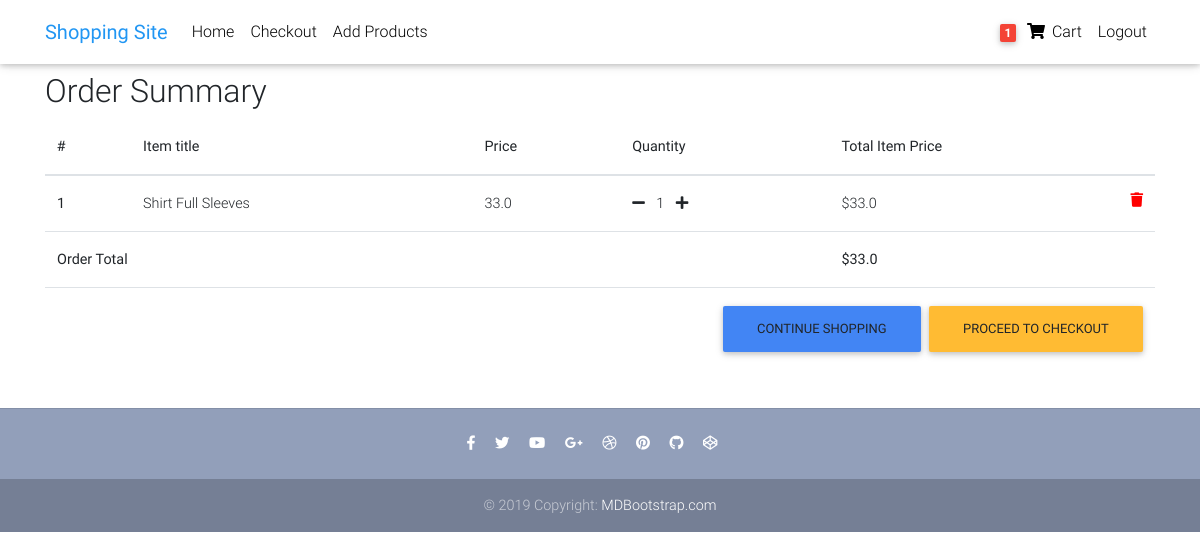
Page /order-summary/ (signed in) on the earlier database version.
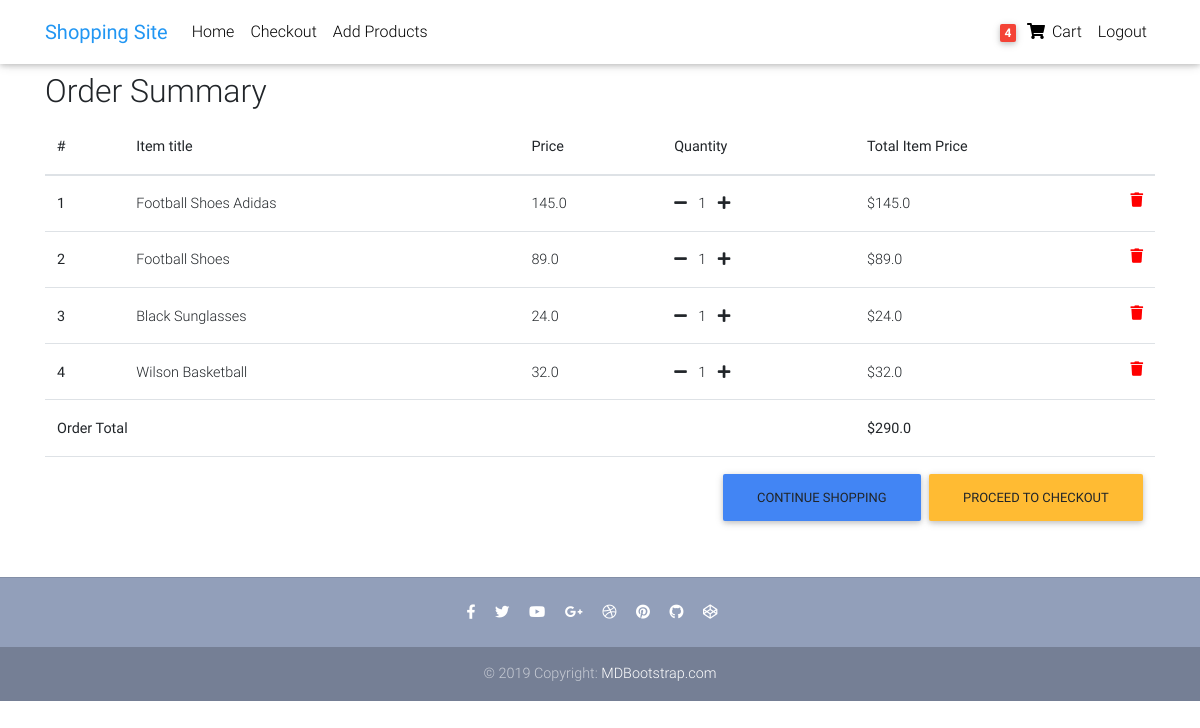
Same page on the later database version.
### core/models.py (models this page shows, shortened)
class Order(models.Model):
    user = models.ForeignKey(settings.AUTH_USER_MODEL,
                             on_delete=models.CASCADE)
    ref_code = models.CharField(max_length=20, blank=True, null=True)
    items = models.ManyToManyField(OrderItem)
    start_date = models.DateTimeField(auto_now_add=True)
    ordered_date = models.DateTimeField()
    ordered = models.BooleanField(default=False)
    shipping_address = models.ForeignKey(
        'Address', related_name='shipping_address', on_delete=models.SET_NULL, blank=True, null=True)
    billing_address = models.ForeignKey(
        'Address', related_name='billing_address', on_delete=models.SET_NULL, blank=True, null=True)
    received = models.BooleanField(default=False)
    def get_total(self):
        total = 0
        for order_item in self.items.all():
            total += order_item.get_final_price()
        return total

class OrderItem(models.Model):
    user = models.ForeignKey(settings.AUTH_USER_MODEL,
                             on_delete=models.CASCADE)
    ordered = models.BooleanField(default=False)
    item = models.ForeignKey(Item, on_delete=models.CASCADE)
    quantity = models.IntegerField(default=1)
    def get_total_item_price(self):
        return self.quantity * self.item.price
    def get_final_price(self):
        return self.get_total_item_price()

class Item(models.Model):
    title = models.CharField(max_length=100)
    price = models.FloatField()
    category = models.CharField(choices=CATEGORY_CHOICES, max_length=2)
    label = models.CharField(choices=LABEL_CHOICES, max_length=1)
    description = models.TextField()
    image = models.ImageField(upload_to='images/')
    slug = models.SlugField(unique=True)

### core/views.py (the view)
# urls.py: path('order-summary/', OrderSummaryView.as_view(), name='order-summary'),
class OrderSummaryView(LoginRequiredMixin, View):
    def get(self, *args, **kwargs):
        try:
            order = Order.objects.get(user=self.request.user, ordered=False)
            context = {
                'object': order
            }
            return render(self.request, 'order_summary.html', context)
        except ObjectDoesNotExist:
            messages.warning(self.request, "You do not have an active order")
            return redirect("/")

### core/templatetags/cart_template_tags.py (called while the page is built)
@register.filter
def cart_item_count(user):
    if user.is_authenticated:
        qs = Order.objects.filter(user=user, ordered=False)
        if qs.exists():
            return qs[0].items.count()
    return 0

### templates/order_summary.html (shortened to what this page needs)
{% extends "base.html" %}
{% block content %}
<main>
    <div class="container">
        <div class="table-responsive text-nowrap">
            <h2>Order Summary</h2>
            <table class="table">
                <thead>
                    <tr>
                        <th scope="col">#</th>
                        <th scope="col">Item title</th>
                        <th scope="col">Price</th>
                        <th scope="col">Quantity</th>
                        <th scope="col">Total Item Price</th>
                    </tr>
                </thead>
                <tbody>
                    {% for order_item in object.items.all %}
                    <tr>
                        <th scope="row">{{ forloop.counter }}</th>
                        <td>{{ order_item.item.title }}</td>
                        <td>{{ order_item.item.price }}</td>
                        <td>
                            <a href="{% url 'core:remove-single-item-from-cart' order_item.item.slug %}"><i
                                    class="fas fa-minus mr-2"></i></a>
                            {{ order_item.quantity }}
                            <a href="{% url 'core:add-to-cart' order_item.item.slug %}"><i
                                    class="fas fa-plus ml-2"></i></a>
                        </td>
                        <td>
                            ${{ order_item.get_total_item_price }}
                            <a style='color: red;' href="{% url 'core:remove-from-cart' order_item.item.slug %}">
                                <i class="fas fa-trash float-right"></i>
                            </a>
                        </td>
                    </tr>
                    {% endfor %}
                    {% if object.get_total %}
                    <tr>
                        <td colspan="4"><b>Order Total</b></td>
                        <td><b>${{ object.get_total }}</b></td>
                    </tr>
                    <tr>
                        <td colspan="5">
                            <a class='btn btn-warning float-right ml-2' href='/checkout/'>Proceed to checkout</a>
                            <a class='btn btn-primary float-right' href='/'>Continue shopping</a>
                        </td>
                    </tr>
                    {% endif %}
                </tbody>
            </table>
        </div>
    </div>
</main>
{% endblock content %}

### templates/base.html (shortened to what this page needs)
{% load static %}
<!DOCTYPE html>
<html lang="en">
<head>
  <link rel="stylesheet" href="https://use.fontawesome.com/releases/v5.8.1/css/all.css">
  <link href="{% static 'css/bootstrap.min.css' %}" rel="stylesheet">
  <link href="{% static 'css/mdb.min.css' %}" rel="stylesheet">
  <link href="{% static 'css/style.min.css' %}" rel="stylesheet">
</head>
{% include "navbar.html" %}
<body>
    <div class="mt-5 pt-4">
    </div>
    {% block content %}
    {% endblock content %}
    {% include "footer.html" %}
</body>
</html>

### templates/navbar.html (shortened to what this page needs)
{% load cart_template_tags %}
<nav class="navbar fixed-top navbar-expand-lg navbar-light white scrolling-navbar">
  <div class="container">
    <a class="navbar-brand waves-effect" href="/">
      <strong class="blue-text">Shopping Site</strong>
    </a>
    <div class="collapse navbar-collapse" id="navbarSupportedContent">
      <ul class="navbar-nav mr-auto">
        <li class="nav-item">
          <a class="nav-link waves-effect" href="/">Home
          </a>
        </li>
        <li class="nav-item">
          <a class="nav-link waves-effect" href="/checkout">
            Checkout</a>
        </li>
        <li class="nav-item">
          <a class="nav-link waves-effect" href="/add-product">
            Add Products</a>
        </li>
      </ul>
      <ul class="navbar-nav nav-flex-icons">
        {% if request.user.is_authenticated %}
        <li class="nav-item">
          <a href="{% url 'core:order-summary' %}" class="nav-link waves-effect">
            <span class="badge red z-depth-1 mr-1"> {{ request.user|cart_item_count }} </span>
            <i class="fas fa-shopping-cart"></i>
            <span class="clearfix d-none d-sm-inline-block"> Cart </span>
          </a>
        </li>
        <li class="nav-item">
          <a class="nav-link waves-effect" href="{% url 'account_logout' %}">
            <span class="clearfix d-none d-sm-inline-block"> Logout </span>
          </a>
        </li>
        {% endif %}
      </ul>
    </div>
  </div>
</nav>

### templates/footer.html
<footer class="page-footer text-center font-small mt-4 wow fadeIn">
    <hr class="my-4">
    <div class="pb-4">
      <a href="https://www.facebook.com/mdbootstrap" target="_blank">
        <i class="fab fa-facebook-f mr-3"></i>
      </a>
      <a href="https://twitter.com/MDBootstrap" target="_blank">
        <i class="fab fa-twitter mr-3"></i>
      </a>
      <a href="https://www.youtube.com/watch?v=7MUISDJ5ZZ4" target="_blank">
        <i class="fab fa-youtube mr-3"></i>
      </a>
      <a href="https://plus.google.com/u/0/b/107863090883699620484" target="_blank">
        <i class="fab fa-google-plus-g mr-3"></i>
      </a>
      <a href="https://dribbble.com/mdbootstrap" target="_blank">
        <i class="fab fa-dribbble mr-3"></i>
      </a>
      <a href="https://pinterest.com/mdbootstrap" target="_blank">
        <i class="fab fa-pinterest mr-3"></i>
      </a>
      <a href="https://github.com/mdbootstrap/bootstrap-material-design" target="_blank">
        <i class="fab fa-github mr-3"></i>
      </a>
      <a href="http://codepen.io/mdbootstrap/" target="_blank">
        <i class="fab fa-codepen mr-3"></i>
      </a>
    </div>
    <div class="footer-copyright py-3">
      © 2019 Copyright:
      <a href="https://mdbootstrap.com/education/bootstrap/" target="_blank"> MDBootstrap.com </a>
    </div>
  </footer>

### templates/scripts.html (shortened to what this page needs)
{% load static %}

### templates/base.html (style rules this page uses)
html, body, header, .carousel { height: 60vh; }

Differences in the rows shown:
removed OrderItem: item "Shirt Full Sleeves", item.price "33.0", quantity "1", get_total_item_price "33.0"
added OrderItem: item "Football Shoes Adidas", item.price "145.0", quantity "1", get_total_item_price "145.0"
added OrderItem: item "Football Shoes", item.price "89.0", quantity "1", get_total_item_price "89.0"
added OrderItem: item "Black Sunglasses", item.price "24.0", quantity "1", get_total_item_price "24.0"
added OrderItem: item "Wilson Basketball", item.price "32.0", quantity "1", get_total_item_price "32.0"
computed for Order: get_total "33.0" → "290.0"
Other differences:
{{ request.user|cart_item_count }}: "1" → "4"
